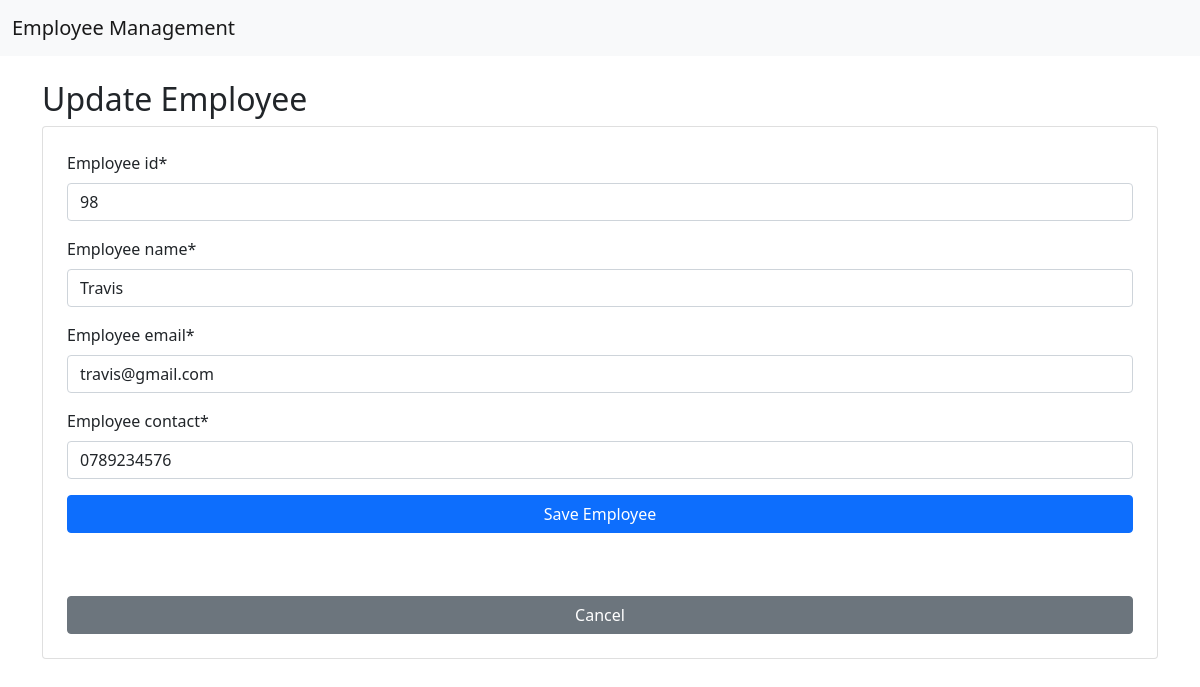
/update/98/, run on the app's committed database.
### application/models.py (models this page shows, shortened)
class Employee(models.Model):
    employee_id = models.CharField(max_length=10, primary_key=True)
    employee_name = models.CharField(max_length=100)
    employee_email = models.EmailField()
    employee_contact = models.CharField(max_length=15)

### application/views.py (the view)
# urls.py: path('update/<int:pk>/', update_employee, name='update'),
def update_employee(request, pk):
    employee = Employee.objects.get(employee_id=pk)
    if request.method == 'POST':
        form = EmployeeForm(request.POST, instance=employee)
        if form.is_valid():
            form.save()
            return redirect('list')
    else:
        form = EmployeeForm(instance=employee)
    return render(request, 'update.html', {'form': form})

### application/forms.py
class EmployeeForm(forms.ModelForm):
    class Meta:
        model = Employee
        fields = '__all__'

### application/templates/update.html (shortened to what this page needs)
{% extends 'base.html' %}
{% block content %}
{%load crispy_forms_tags %}
<h2>Update Employee</h2>
<form method="POST" class="form-group card p-4">
    {{ form | crispy }}
<button type="submit" class="btn btn-primary" style="margin-bottom: 15px;">Save Employee</button>
<br><br>
<a href={% url 'list' %} class="btn btn-secondary">Cancel</a>
</form>
{% endblock%}

### data on the page
Employee: employee_id "98", employee_name "Travis", employee_email "travis@gmail.com", employee_contact "0789234576"
